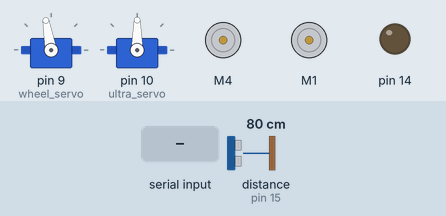
Bench run of a sketch on a simulated Arduino Uno, built with avr-gcc and run on an emulated ATmega328P. Shown: 2 × servo, 2 × DC motor (green arrow = forward, orange = backward, longer = faster), output pins drawn as LEDs (lit = HIGH). The test bench sets the inputs (shaded band); at power-on: distance to the obstacle (sensor on pin 15) 80 cm. The echo pulse lasts 58.3 µs per cm; what the sketch prints to the serial monitor is not drawn.

Above: at 5.9 s.
6.0 s: "1" received over Serial
At 7.0 s:
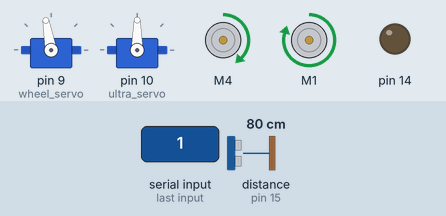
7.5 s: distance to the obstacle (sensor on pin 15) set to 29 cm
9.0 s: distance to the obstacle (sensor on pin 15) set to 23 cm
At 10.4 s:
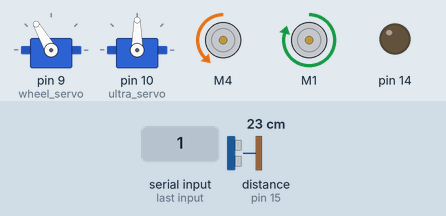
Timing chart, 0 to 12.0 s (numbered marks = the images above; inputs shaded):
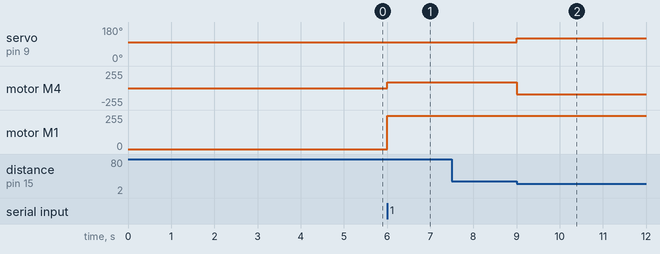

Measured:
- the behaviour switches between 26 and 25 cm on distance to the obstacle (sensor on pin 15) (found by bisection; images 1 and 2)
- after the input at 6.0 s, motor M4: stopped → forward 90/255 at once; motor M1: stopped → forward 250/255 at once
- after the input at 7.5 s, every drawn part: stays the same
- after the input at 9.0 s, servo on pin 9 (wheel_servo): 100° → 120° at once; motor M4: forward 90/255 → backward 90/255 at once

The sketch:

obstacle.ino
```cpp
#include<Servo.h>
#include<AFMotor.h>
Servo wheel_servo;
Servo ultra_servo;
AF_DCMotor right(4);
AF_DCMotor left(1);
float pingTime;
float targetDistance;
float speedOfSound=776.5;

void setup() {
  Serial.begin(9600);
  wheel_servo.attach(9);
  wheel_servo.write(100);
  ultra_servo.attach(10);
  ultra_servo.write(90);
  pinMode(14, OUTPUT);
  pinMode(15, INPUT);
  delay(5000);
  Serial.println("Interupt");
  while(Serial.available()==0);
  }

void loop() {
  digitalWrite(14, LOW);
  delayMicroseconds(2);
  digitalWrite(14, HIGH);
  delayMicroseconds(5);
  digitalWrite(14, LOW);
  pingTime = pulseIn(15, HIGH);
  pingTime=pingTime/1000000;
  pingTime=pingTime/3600;
  targetDistance= speedOfSound * pingTime;
  targetDistance=targetDistance/2;
  targetDistance= targetDistance*63360;

  if(targetDistance < 10.0 ){
    wheel_servo.write(120);
    right.run(BACKWARD);
    right.setSpeed(90);
    left.run(FORWARD);
    left.setSpeed(250);
    delay(1000);
  }

  else{
    wheel_servo.write(100);
    right.run(FORWARD);
    right.setSpeed(90);
    left.run(FORWARD);
    left.setSpeed(250);
  }


}
```
